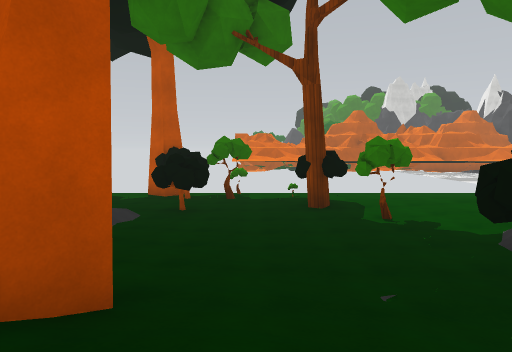
view 1 (above)

14 first-person views from a walk through a Unity game level. The camera is 1.2 m above the floor, tilts 4° down and sees 70° across. The floor is counted in squares, 2 m on a side. Each view is taken from the middle of a square. On the plan, view 1 faces up. The plan holds only what a view shows up to about 10 squares ahead; the rest is blank. The place goes on beyond the plan. The player is left out. Surface patterns are stand-ins for the level's own textures.

view 2
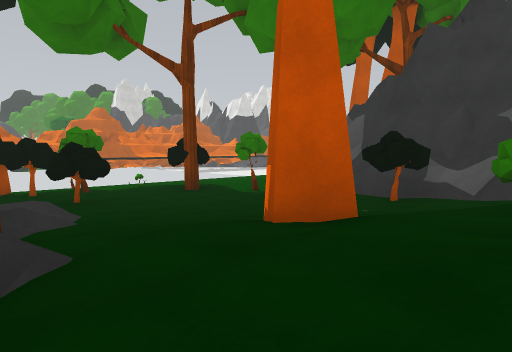

view 3
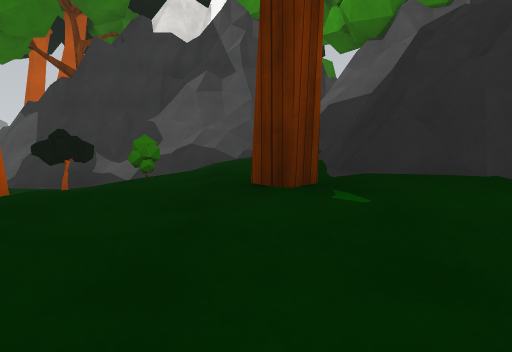

view 4
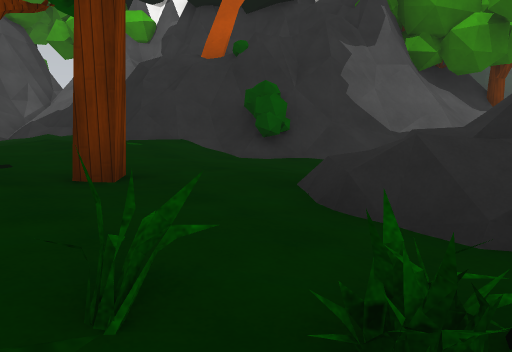

view 5
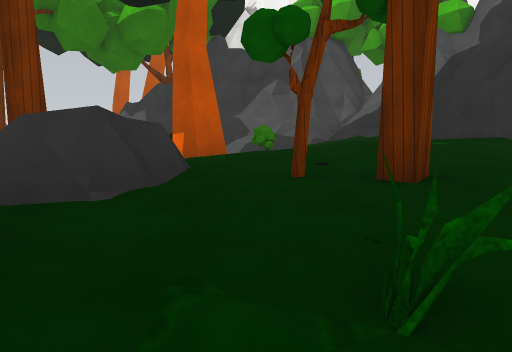

view 6
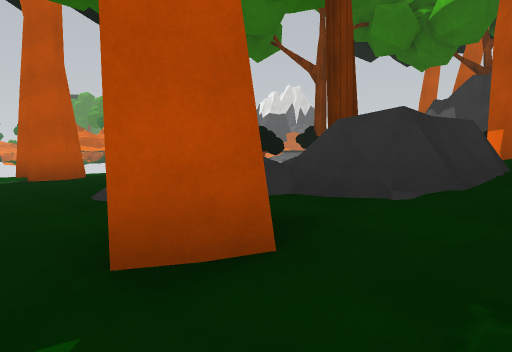

view 7
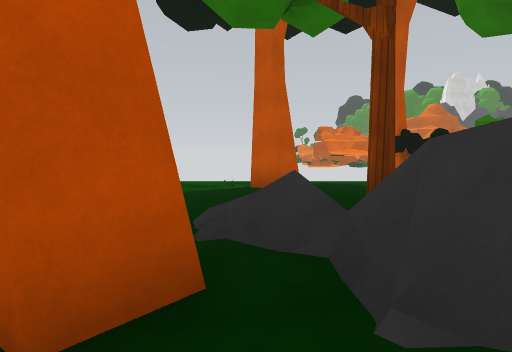

view 8
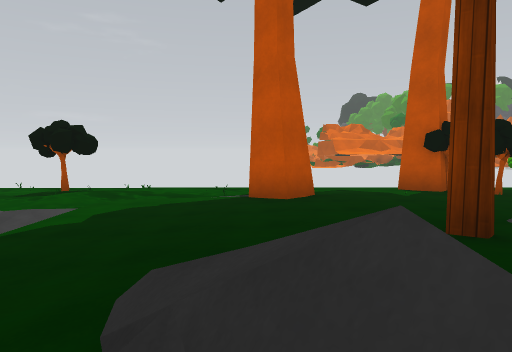

view 9
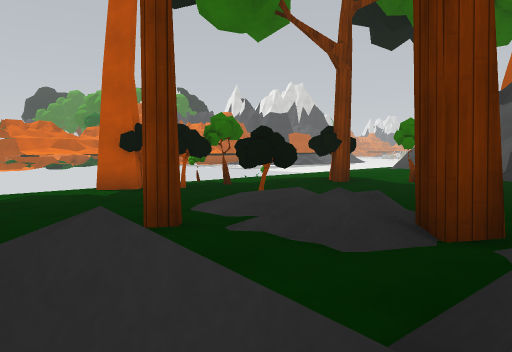

view 10
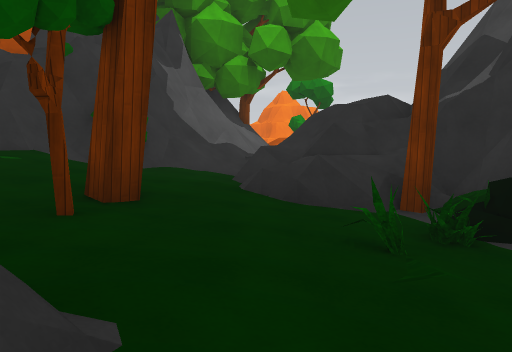

view 11
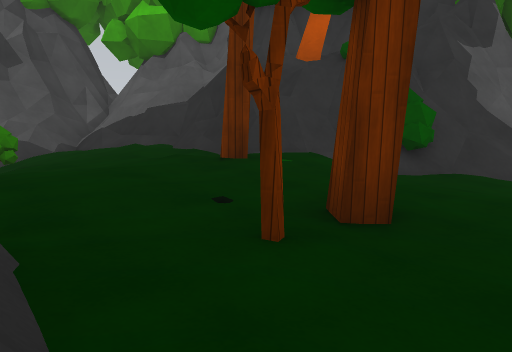

view 12
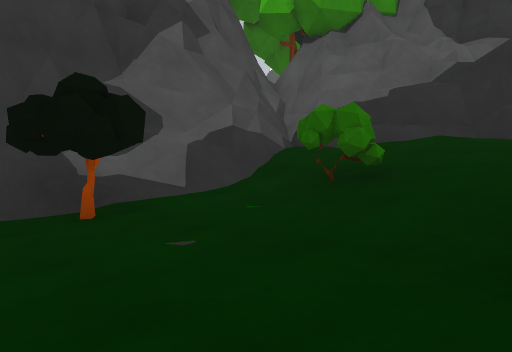

view 13
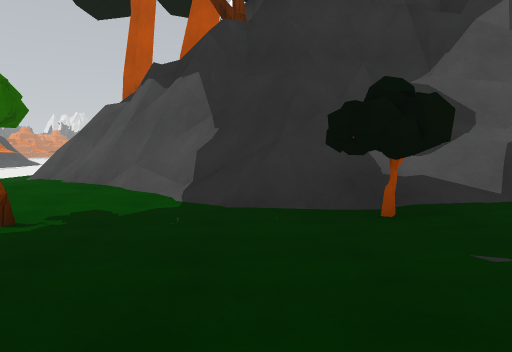

view 14
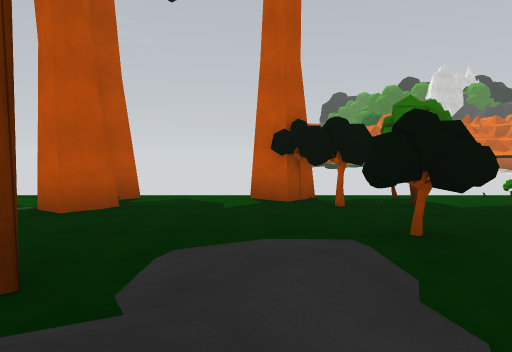

### Floor plan
Key: @ floor where view 1 was taken; # wall or solid block; x gap in a wall; . main floor; : floor 0.25 m higher than the main floor; + floor 0.5 m higher than the main floor; * floor 1 m higher than the main floor; % floor 1.25 m higher than the main floor; - floor 1.25 m lower than the main floor; / step, stairs or slope; = window, fence, low wall or low ledge; ^ raised ledge.
Columns run from 8 left of view 1 to 7 right of it. Each row starts with its distance up from view 1.
 11   ## x#  --
 10 ...x..#..=.
  9 ..##..##...://:=
  8 .......x.##:::=#
  7 ....:.##..x::###
  6 ..::#//....:/##
  5 ./::///:...:##
  4 ..=+#//::.:=##
  3  #/=/////:##=^
  2  :/==//#//:/#^
  1 ./////*//=//#^
  0 ==/#////@//##
 -1 //////#%///###
 -2 #=////###/##  #
 -3 ==#///######  #
 -4 ===/###
 -5 ==#/#
 -6   ###

Positions as (right, up) in squares from view 1, and headings:
1: (0, 0), facing up
2: (-4, 0), facing up-right
3: (-5, -1), facing right
4: (-8, 1), facing down-right
5: (-8, 1), facing right
6: (-8, 1), facing up-right
7: (-6, 1), facing up
8: (-6, 3), facing up
9: (-6, 3), facing up-right
10: (-6, 3), facing down
11: (-6, 2), facing down-right
12: (-1, 4), facing down-right
13: (-1, 4), facing right
14: (-3, 4), facing up
